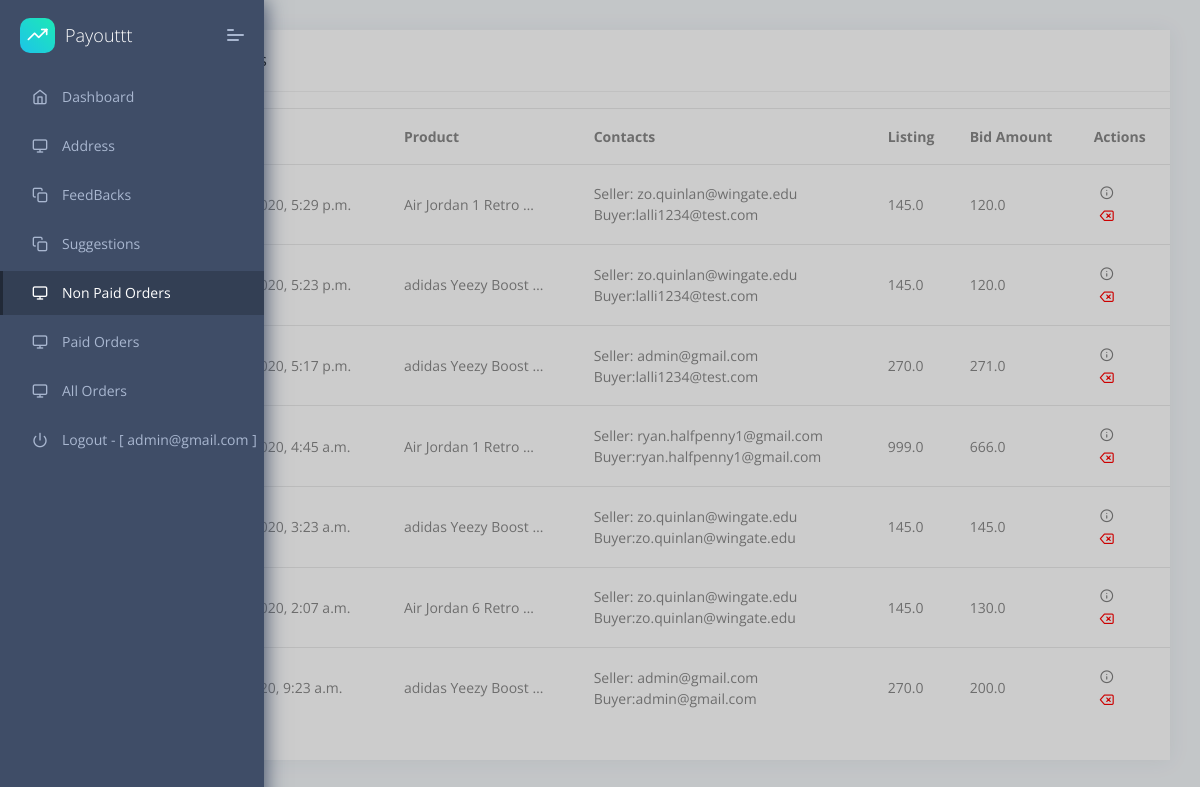
The app's page /dashboard/dashboard/paid/orders/ (signed in), older data.
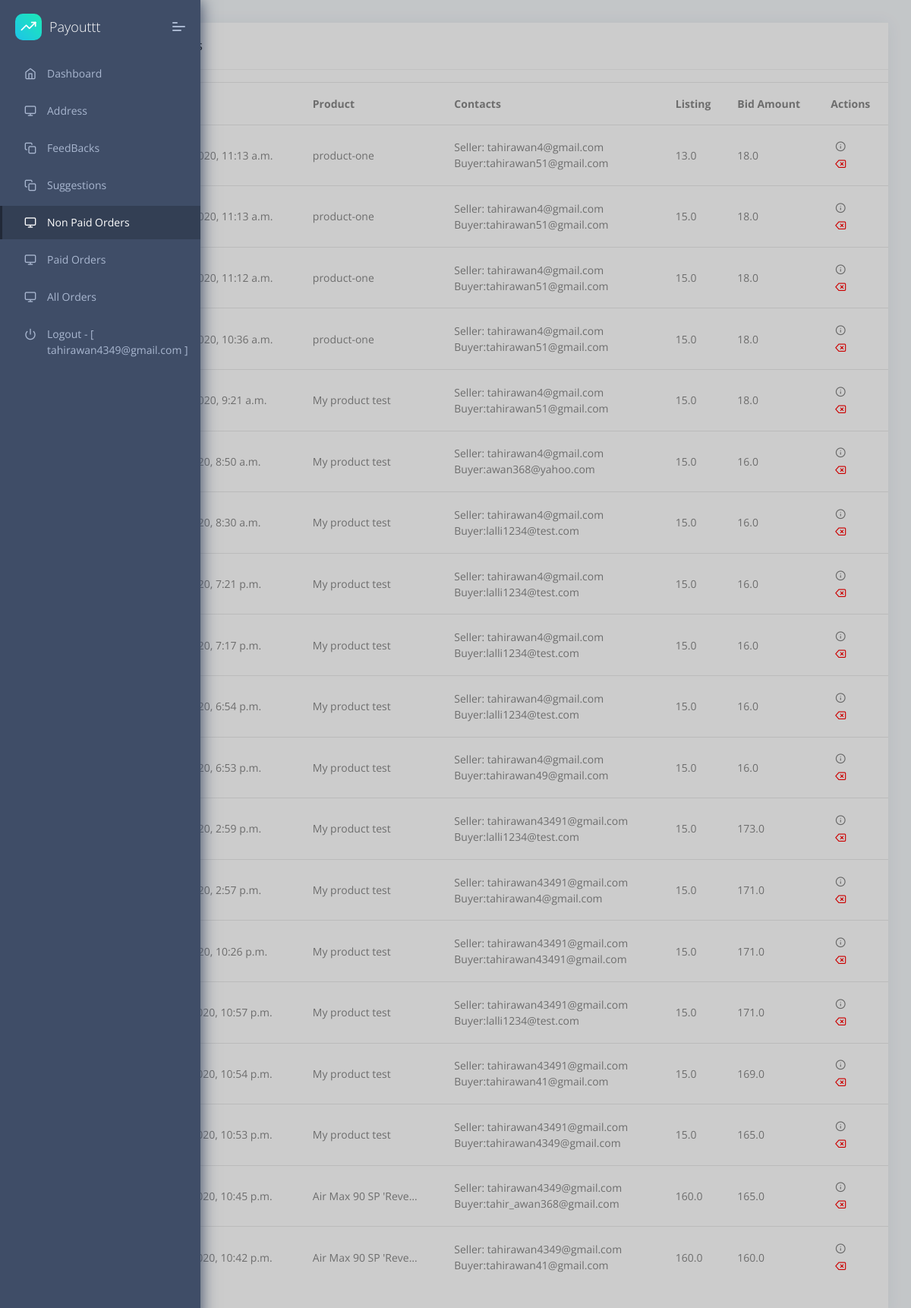
The same page, newer data.
### accounts/models.py (models this page shows, shortened)
class User(AbstractUser):
    SELLER = 'seller'
    BUYER = 'buyer'
    USER_TYPES = (
        (SELLER, 'Seller'),
        (BUYER, 'Buyer'),
    )
    username = None
    email = models.EmailField(_('email address'), unique=True)
    full_name = models.CharField(max_length=100, null=True, blank=True)
    phone_number = PhoneNumberField(null=True, blank=True)
    verified_account = models.BooleanField(default=False)
    street_address = models.CharField(max_length=120, null=True, blank=True)
    city = models.CharField(max_length=120, null=True, blank=True)
    state = models.CharField(max_length=2, choices=STATE_CHOICES, null=True, blank=True)
    zip_code = models.IntegerField(default=0)
    business_name = models.CharField(max_length=120, null=True, blank=True)
    user_type = models.CharField(max_length=10, choices=USER_TYPES, default=SELLER)
    dwolla_customer_id = models.CharField(max_length=255, null=True, blank=True)
    dwolla_customer_url = models.URLField(max_length=255, null=True, blank=True)
    master_account_url = models.URLField(max_length=255, null=True, blank=True)
    ssn = models.CharField(max_length=50, null=True, blank=True)
    date_of_birth = models.DateField(null=True, blank=True)
    stripe_customer_id = models.CharField(max_length=250, null=True, blank=True)
    stripe_account_id = models.CharField(max_length=250, null=True, blank=True)
    stripe_payment_method = models.CharField(max_length=2000, null=True, blank=True)
    return_address = models.TextField(null=True, blank=True)
    USERNAME_FIELD = 'email'
    REQUIRED_FIELDS = []
    objects = CustomUserManager()
    def __str__(self):
        return self.email

### api/models.py (models this page shows, shortened)
class Bid(models.Model):
    product_to_bid_on = models.ForeignKey(Product, related_name='product_selection', on_delete=models.CASCADE,
                                          null=True, blank=True)
    sku_number = models.CharField(max_length=120, null=True, blank=True)
    user = models.ForeignKey(User, on_delete=models.CASCADE, null=True, blank=True)  # Have to update this one.
    order_id = models.CharField(max_length=100, blank=True, unique=True, default=uuid.uuid4)
    bid_amount = models.FloatField()
    timestamp = models.DateTimeField(auto_now_add=True)
    updated_at = models.DateTimeField(auto_now=True)
    verified_account = models.BooleanField(default=False)
    shoe_size = models.ForeignKey(ShoeSize, on_delete=models.CASCADE)
    paid = models.BooleanField(default=False)
    def get_payment(self):
        return BidPayment.objects.filter(bid=self).last()

class Product(models.Model):
    seller = models.ForeignKey(User, on_delete=models.CASCADE)
    title = models.CharField(max_length=120)
    retail_price = models.FloatField(default=0)
    sku_number = models.CharField(max_length=120)
    colorway = models.CharField(max_length=120)
    shoe_sizes = models.ManyToManyField(ShoeSize, null=True, blank=True)
    brand = models.CharField(max_length=120)
    listing_price = models.FloatField()
    url = models.URLField()
    release_date = models.DateField()
    total_sales = models.IntegerField(default=0)
    type = models.CharField(max_length=120)
    image = models.FileField(null=True, blank=True)
    sold = models.BooleanField(default=False)
    on_hold = models.BooleanField(default=False)

### dashboard/views.py (the view)
# urls.py: path('dashboard/paid/orders/', views.NonPaidOrdersView.as_view(), name='non_paid_orders'),
@method_decorator(staff_required, name='dispatch')
class NonPaidOrdersView(LoginRequiredMixin, TemplateView):
    template_name = 'non_paid_orders.html'
    def get_context_data(self, **kwargs):
        kwargs.setdefault('view', self)
        kwargs['paid_bids'] = BidManagement().get_non_paid_bids()
        kwargs['orders'] = 'active'
        return kwargs

### dashboard/services.py (called while the page is built)
    def get_non_paid_bids(self):
        return Bid.objects.filter(paid=False).order_by('-id')

### website/context_processors.py (called while the page is built)
def cart_info(request):
    total_cart_items = 0
    if request.user.is_authenticated:
        cart = CartModel.objects.filter(user=request.user, is_active=True).first()
        if cart:
            total_cart_items = cart.cart_item.all().count()
    return {"total_cart_items": total_cart_items}

### dashboard/templates/non_paid_orders.html (shortened to what this page needs)
{% extends "layouts/base.html" %}
{% block content %}
    <div class="pcoded-content">
        <div class="pcoded-inner-content">
            <div class="main-body">
                <div class="page-wrapper">
                    <div class="row">
                        <div class="col-xl-12 col-md-12">
                            <div class="card Recent-Users">
                                <div class="card-header">
                                    <h5>Non Paid Orders</h5>
                                </div>
                                <div class="card-block px-0 py-3">
                                    <div class="table-responsive">
                                        <table class="table table-hover">
                                            <thead>
                                            <tr>
                                                <th>Order</th>
                                                <th>Order DT</th>
                                                <th>Product</th>
                                                <th>Contacts</th>
                                                <th>Listing</th>
                                                <th>Bid Amount</th>
                                                <th>Actions</th>
                                            </tr>
                                            </thead>
                                            <tbody>
                                            {% for bid in paid_bids %}
                                                <tr class="unread">
                                                    <td><span title="{{ bid.order_id }}">{{ bid.id }}</span></td>
                                                    <td>{{ bid.timestamp }}</td>
                                                    <td><span
                                                            title="{{ bid.product_to_bid_on.title }}">{{ bid.product_to_bid_on.title|truncatechars:20 }}</span>
                                                    </td>
                                                    <td>Seller: {{ bid.product_to_bid_on.seller }}
                                                        <br>Buyer:{{ bid.user }}</td>
                                                    <td>{{ bid.product_to_bid_on.listing_price }}</td>
                                                    <td>{{ bid.bid_amount }}</td>
                                                    <td>
                                                        <button type="button" class="transparant-button"
                                                                data-toggle="modal"
                                                                data-target="#paid_order_{{ bid.id }}">
                                                            <i style="color: grey;" class="feather icon-info"></i>
                                                        </button>
                                                        <form action="{% url 'remove-order' bid.id %}" method="post">
                                                            <button type="submit" class="transparant-button"><i
                                                                    style="color: red;"
                                                                    class="feather icon-delete"></i></button>
                                                        </form>
                                                    </td>
                                                </tr>
                                            {% endfor %}
                                            </tbody>
                                        </table>
                                    </div>
                                </div>
                            </div>
                        </div>
                    </div>
                </div>
            </div>
        </div>
    </div>
{% endblock content %}

### dashboard/templates/includes/navigation.html
<nav class="pcoded-navbar">
    <div class="navbar-wrapper">
        <div class="navbar-brand header-logo">
            <a target="_blank" href="https://appseed.us/admin-dashboards/django-dashboard-dattaable" class="b-brand">
                <div class="b-bg">
                    <i class="feather icon-trending-up"></i>
                </div>
                <span class="b-title">Payouttt</span>
            </a>
            <a class="mobile-menu" id="mobile-collapse" href="javascript:"><span></span></a>
        </div>
        <div class="navbar-content scroll-div">
            <ul class="nav pcoded-inner-navbar">
                <li data-username="dashboard Default Ecommerce CRM Analytics Crypto Project" class="nav-item {{ dashboard }}">
                    <a href="{% url 'home' %}" class="nav-link "><span class="pcoded-micon"><i
                            class="feather icon-home"></i></span><span class="pcoded-mtext">Dashboard</span></a>
                </li>
                <li data-username="dashboard Default Ecommerce CRM Analytics Crypto Project" class="nav-item {{ address }}">
                    <a href="{% url 'address' %}" class="nav-link "><span class="pcoded-micon"><i
                            class="feather icon-monitor"></i></span><span class="pcoded-mtext">Address</span></a>
                </li>
                <li data-username="dashboard Default Ecommerce CRM Analytics Crypto Project" class="nav-item">
                    <a href="{% url 'dashboard-feedback' %}" class="nav-link "><span class="pcoded-micon"><i
                            class="feather icon-copy"></i></span><span class="pcoded-mtext">FeedBacks</span></a>
                </li>
                <li data-username="dashboard Default Ecommerce CRM Analytics Crypto Project" class="nav-item">
                    <a href="{% url 'product_suggestions' %}" class="nav-link "><span class="pcoded-micon"><i
                            class="feather icon-copy"></i></span><span class="pcoded-mtext">Suggestions</span></a>
                </li>
                <li data-username="dashboard Default Ecommerce CRM Analytics Crypto Project" class="nav-item {{ orders }}">
                    <a href="{% url 'non_paid_orders' %}" class="nav-link "><span class="pcoded-micon"><i
                            class="feather icon-monitor"></i></span><span class="pcoded-mtext">Non Paid Orders</span></a>
                </li>
                <li data-username="dashboard Default Ecommerce CRM Analytics Crypto Project" class="nav-item {{ paid_orders }}">
                    <a href="{% url 'all_paid_orders' %}" class="nav-link "><span class="pcoded-micon"><i
                            class="feather icon-monitor"></i></span><span class="pcoded-mtext">Paid Orders</span></a>
                </li>
                <li data-username="dashboard Default Ecommerce CRM Analytics Crypto Project" class="nav-item {{ all_orders }}">
                    <a href="{% url 'all_orders' %}" class="nav-link "><span class="pcoded-micon"><i
                            class="feather icon-monitor"></i></span><span class="pcoded-mtext">All Orders</span></a>
                </li>
                <li data-username="Disabled Menu" class="nav-item">
                    <a href={% url 'logout' %} class="nav-link">
                            <span class="pcoded-micon">
                                <i class="feather icon-power"></i>
                            </span>
                        <span class="pcoded-mtext">Logout - [ {{ request.user }} ]</span>
                    </a>
                </li>
            </ul>
        </div>
    </div>
</nav>

Row changes from the older to the newer data that the page shows:
removed Bid: timestamp "May 11, 2020, 5:29 p.m.", product_to_bid_on "Air Jordan 1 Retro …", product_to_bid_on.seller "zo.quinlan@wingate.edu", user "lalli1234@test.com", product_to_bid_on.listing_price "145.0", bid_amount "120.0"
removed Bid: timestamp "May 11, 2020, 5:23 p.m.", product_to_bid_on "adidas Yeezy Boost …", product_to_bid_on.seller "zo.quinlan@wingate.edu", user "lalli1234@test.com", product_to_bid_on.listing_price "145.0", bid_amount "120.0"
removed Bid: timestamp "May 11, 2020, 5:17 p.m.", product_to_bid_on "adidas Yeezy Boost …", product_to_bid_on.seller "admin@gmail.com", user "lalli1234@test.com", product_to_bid_on.listing_price "270.0", bid_amount "271.0"
removed Bid: timestamp "May 11, 2020, 4:45 a.m.", product_to_bid_on "Air Jordan 1 Retro …", product_to_bid_on.seller "ryan.halfpenny1@gmail.com", user "ryan.halfpenny1@gmail.com", product_to_bid_on.listing_price "999.0", bid_amount "666.0"
removed Bid: timestamp "May 11, 2020, 3:23 a.m.", product_to_bid_on "adidas Yeezy Boost …", product_to_bid_on.seller "zo.quinlan@wingate.edu", user "zo.quinlan@wingate.edu", product_to_bid_on.listing_price "145.0", bid_amount "145.0"
removed Bid: timestamp "May 11, 2020, 2:07 a.m.", product_to_bid_on "Air Jordan 6 Retro …", product_to_bid_on.seller "zo.quinlan@wingate.edu", user "zo.quinlan@wingate.edu", product_to_bid_on.listing_price "145.0", bid_amount "130.0"
removed Bid: timestamp "May 9, 2020, 9:23 a.m.", product_to_bid_on "adidas Yeezy Boost …", product_to_bid_on.seller "admin@gmail.com", user "admin@gmail.com", product_to_bid_on.listing_price "270.0", bid_amount "200.0"
changed User: user "admin@gmail.com" → "tahirawan4349@gmail.com"
added Bid: timestamp "June 17, 2020, 11:13 a.m.", product_to_bid_on "product-one", product_to_bid_on.seller "tahirawan4@gmail.com", user "tahirawan51@gmail.com", product_to_bid_on.listing_price "13.0", bid_amount "18.0"
added Bid: timestamp "June 17, 2020, 11:13 a.m.", product_to_bid_on "product-one", product_to_bid_on.seller "tahirawan4@gmail.com", user "tahirawan51@gmail.com", product_to_bid_on.listing_price "15.0", bid_amount "18.0"
added Bid: timestamp "June 17, 2020, 11:12 a.m.", product_to_bid_on "product-one", product_to_bid_on.seller "tahirawan4@gmail.com", user "tahirawan51@gmail.com", product_to_bid_on.listing_price "15.0", bid_amount "18.0"
added Bid: timestamp "June 17, 2020, 10:36 a.m.", product_to_bid_on "product-one", product_to_bid_on.seller "tahirawan4@gmail.com", user "tahirawan51@gmail.com", product_to_bid_on.listing_price "15.0", bid_amount "18.0"
added Bid: timestamp "June 11, 2020, 9:21 a.m.", product_to_bid_on "My product test", product_to_bid_on.seller "tahirawan4@gmail.com", user "tahirawan51@gmail.com", product_to_bid_on.listing_price "15.0", bid_amount "18.0"
added Bid: timestamp "June 5, 2020, 8:50 a.m.", product_to_bid_on "My product test", product_to_bid_on.seller "tahirawan4@gmail.com", user "awan368@yahoo.com", product_to_bid_on.listing_price "15.0", bid_amount "16.0"
added Bid: timestamp "June 5, 2020, 8:30 a.m.", product_to_bid_on "My product test", product_to_bid_on.seller "tahirawan4@gmail.com", user "lalli1234@test.com", product_to_bid_on.listing_price "15.0", bid_amount "16.0"
added Bid: timestamp "June 4, 2020, 7:21 p.m.", product_to_bid_on "My product test", product_to_bid_on.seller "tahirawan4@gmail.com", user "lalli1234@test.com", product_to_bid_on.listing_price "15.0", bid_amount "16.0"
added Bid: timestamp "June 4, 2020, 7:17 p.m.", product_to_bid_on "My product test", product_to_bid_on.seller "tahirawan4@gmail.com", user "lalli1234@test.com", product_to_bid_on.listing_price "15.0", bid_amount "16.0"
added Bid: timestamp "June 4, 2020, 6:54 p.m.", product_to_bid_on "My product test", product_to_bid_on.seller "tahirawan4@gmail.com", user "lalli1234@test.com", product_to_bid_on.listing_price "15.0", bid_amount "16.0"
added Bid: timestamp "June 4, 2020, 6:53 p.m.", product_to_bid_on "My product test", product_to_bid_on.seller "tahirawan4@gmail.com", user "tahirawan49@gmail.com", product_to_bid_on.listing_price "15.0", bid_amount "16.0"
added Bid: timestamp "June 2, 2020, 2:59 p.m.", product_to_bid_on "My product test", product_to_bid_on.seller "tahirawan43491@gmail.com", user "lalli1234@test.com", product_to_bid_on.listing_price "15.0", bid_amount "173.0"
added Bid: timestamp "June 2, 2020, 2:57 p.m.", product_to_bid_on "My product test", product_to_bid_on.seller "tahirawan43491@gmail.com", user "tahirawan4@gmail.com", product_to_bid_on.listing_price "15.0", bid_amount "171.0"
added Bid: timestamp "June 1, 2020, 10:26 p.m.", product_to_bid_on "My product test", product_to_bid_on.seller "tahirawan43491@gmail.com", user "tahirawan43491@gmail.com", product_to_bid_on.listing_price "15.0", bid_amount "171.0"
added Bid: timestamp "May 29, 2020, 10:57 p.m.", product_to_bid_on "My product test", product_to_bid_on.seller "tahirawan43491@gmail.com", user "lalli1234@test.com", product_to_bid_on.listing_price "15.0", bid_amount "171.0"
added Bid: timestamp "May 29, 2020, 10:54 p.m.", product_to_bid_on "My product test", product_to_bid_on.seller "tahirawan43491@gmail.com", user "tahirawan41@gmail.com", product_to_bid_on.listing_price "15.0", bid_amount "169.0"
added Bid: timestamp "May 29, 2020, 10:53 p.m.", product_to_bid_on "My product test", product_to_bid_on.seller "tahirawan43491@gmail.com", user "tahirawan4349@gmail.com", product_to_bid_on.listing_price "15.0", bid_amount "165.0"
added Bid: timestamp "May 28, 2020, 10:45 p.m.", product_to_bid_on "Air Max 90 SP 'Reve…", product_to_bid_on.seller "tahirawan4349@gmail.com", user "tahir_awan368@gmail.com", product_to_bid_on.listing_price "160.0", bid_amount "165.0"
added Bid: timestamp "May 28, 2020, 10:42 p.m.", product_to_bid_on "Air Max 90 SP 'Reve…", product_to_bid_on.seller "tahirawan4349@gmail.com", user "tahirawan41@gmail.com", product_to_bid_on.listing_price "160.0", bid_amount "160.0"
